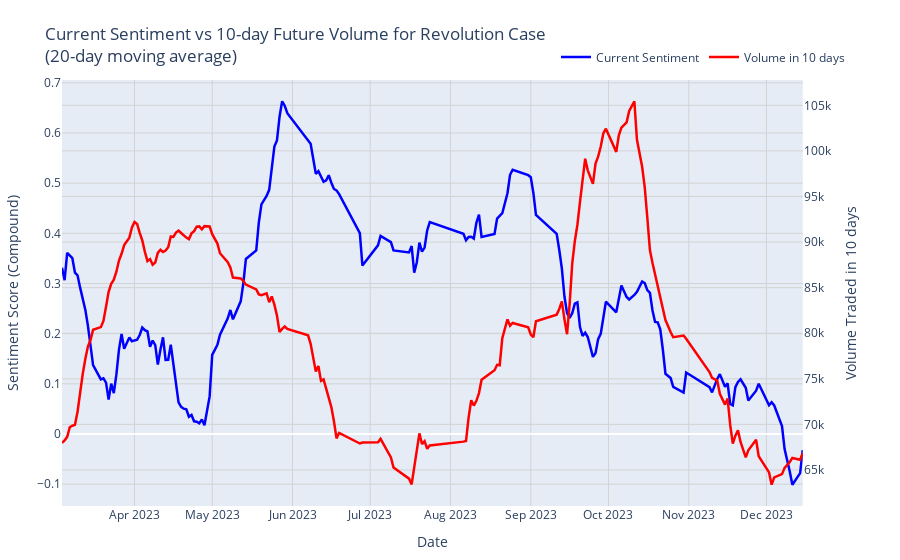

The code cell stored with this chart in its notebook:
### Markdown cell above
## timeseries - compound polarity against volume plot

### Code cell
# Create a copy for this analysis
polarity_vol_df = merged_df.copy()

# Set the prediction lag in days
prediction_days = 10  # Adjust this value as needed

# Shift volume forward (future volume)
polarity_vol_df['future_volume'] = polarity_vol_df['volume'].shift(-prediction_days)

# Calculate smoothened versions
window_size = 20
polarity_vol_df['smooth_compound'] = polarity_vol_df['compound'].rolling(window=window_size).mean()
polarity_vol_df['smooth_future_volume'] = polarity_vol_df['future_volume'].rolling(window=window_size).mean()

# Remove NaN values created by the shift and smoothing
polarity_vol_df = polarity_vol_df.dropna(subset=['smooth_compound', 'smooth_future_volume'])

# Create figure with secondary y-axis
fig = make_subplots(specs=[[{"secondary_y": True}]])

# Add smoothened traces
fig.add_trace(
    go.Scatter(x=polarity_vol_df['date'], y=polarity_vol_df['smooth_compound'], 
               name="Current Sentiment", line=dict(color='blue', width=2.5)),
    secondary_y=False,
)

fig.add_trace(
    go.Scatter(x=polarity_vol_df['date'], y=polarity_vol_df['smooth_future_volume'], 
               name=f"Volume in {prediction_days} days", line=dict(color='red', width=2.5)),
    secondary_y=True,
)

# Update layout
fig.update_layout(
    title_text=f"Current Sentiment vs {prediction_days}-day Future Volume for {ITEM}<br>({window_size}-day moving average)",
    legend=dict(orientation="h", yanchor="bottom", y=1.02, xanchor="right", x=1),
    margin=dict(l=50, r=50, t=80, b=50),
)

# Update axes
fig.update_yaxes(title_text="Sentiment Score (Compound)", secondary_y=False, gridcolor='lightgrey')
fig.update_yaxes(title_text=f"Volume Traded in {prediction_days} days", secondary_y=True, gridcolor='lightgrey')
fig.update_xaxes(title_text="Date", gridcolor='lightgrey')

# Show the figure
fig.show()

# Save figures
save_dir = os.path.join(GAME_PRICE_PREDICTION_PATH, 'data', 'figures', ITEM_SANITIZED)
os.makedirs(save_dir, exist_ok=True)

fig.write_image(
    os.path.join(save_dir, f'timeseries_pol_vol_prediction_{prediction_days}days.png'),
    width=1920, height=1080, scale=2
)

fig.write_html(os.path.join(save_dir, f'timeseries_pol_vol_prediction_{prediction_days}days.html'))
print(f"Saved to ./data/figures/{ITEM_SANITIZED}")

### Figure 1 — Plotly figure (JSON) as saved in the notebook; plotly's stock layout.template omitted (floating-point values rounded to 4 significant figures; data arrays with more than 128 entries replaced by an {"elided": "..."} marker saying what was removed)
{"data": [{"line": {"color": "blue", "width": 2.5}, "name": "Current Sentiment", "type": "scatter", "x": {"elided": "186 str values"}, "xaxis": "x", "y": {"elided": "186 float values"}, "yaxis": "y"}, {"line": {"color": "red", "width": 2.5}, "name": "Volume in 10 days", "type": "scatter", "x": {"elided": "186 str values"}, "xaxis": "x", "y": {"elided": "186 float values"}, "yaxis": "y2"}], "layout": {"legend": {"orientation": "h", "x": 1, "xanchor": "right", "y": 1.02, "yanchor": "bottom"}, "margin": {"b": 50, "l": 50, "r": 50, "t": 80}, "title": {"text": "Current Sentiment vs 10-day Future Volume for Revolution Case<br>(20-day moving average)"}, "xaxis": {"anchor": "y", "domain": [0, 0.94], "gridcolor": "lightgrey", "title": {"text": "Date"}}, "yaxis": {"anchor": "x", "domain": [0, 1], "gridcolor": "lightgrey", "title": {"text": "Sentiment Score (Compound)"}}, "yaxis2": {"anchor": "x", "gridcolor": "lightgrey", "overlaying": "y", "side": "right", "title": {"text": "Volume Traded in 10 days"}}}}
